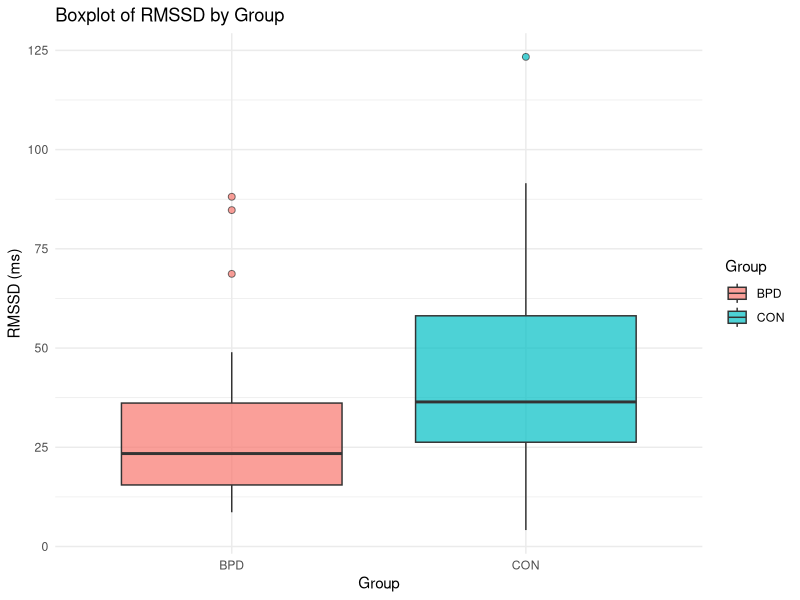
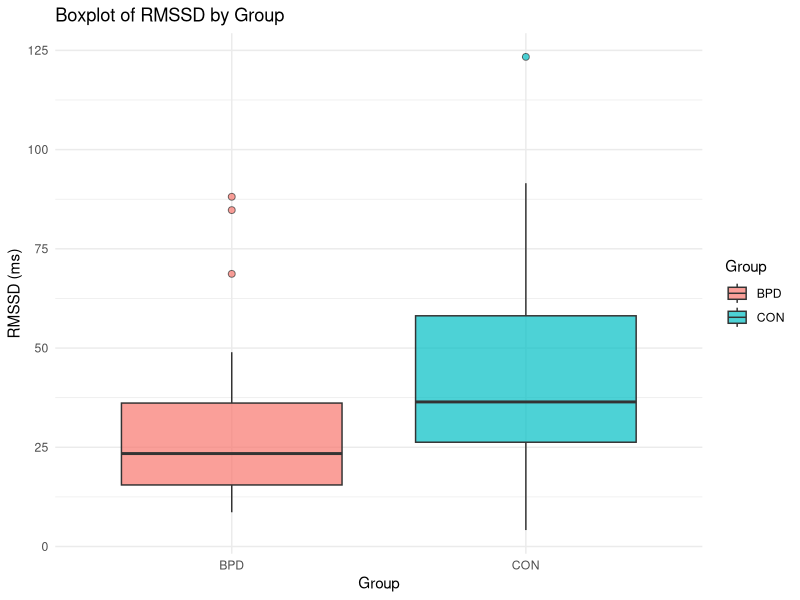

Reproduce these figures in R, in order.
## ---- chunk 1

# Install necessary libraries
# Comment lines if packages are already installed, please
#install.packages("readxl") # read the excel file
#install.packages("dplyr") # manipulate data frames
#install.packages("ggplot2") # for visualization

# load necessary libraries
library (readxl)
library(dplyr)
library(ggplot2)

# load dataset
hrv <- read_excel("../Python_project/results/HRV_results.xlsx")

## ---- chunk 2

# Suppress the empty line
hrv <- hrv %>%
  filter(!is.na(ID)) # Remove rows where ID is NA

# Suppress the dobble in hrv dataset (same ID and same group)
hrv <- hrv %>% distinct(ID, Group, .keep_all = TRUE)

head(hrv)
## ---- chunk 3
hrv %>%
  group_by(Group) %>%
  summarise(
    mean_RMSSD = mean(HRV_RMSSD, na.rm = TRUE),
    sd_RMSSD = sd(HRV_RMSSD, na.rm = TRUE),
    median_RMSSD = median(HRV_RMSSD, na.rm = TRUE),
    IQR_RMSSD = IQR(HRV_RMSSD, na.rm = TRUE),
    n = n()
  )

## ---- chunk 4

# Boxplot HRV (RMSSD) by Group
ggplot(hrv, aes (x= Group, y= HRV_RMSSD, fill = Group)) +
  geom_boxplot(outlier.shape = 21, outlier.size = 2, alpha = 0.7) +
  labs(title = "Boxplot of RMSSD by Group",
       x = "Group",
       y = "RMSSD (ms)",
       color = "Group"
       )+
  theme_minimal()

ggsave("results/boxplot_RMSSD_by_Group.png", width = 6, height = 4, dpi = 300)
## ---- chunk 5
# Normality test for RMSSD in each group
# Shapiro-Wilk test per group

shapiro_BPD<-shapiro.test(hrv$HRV_RMSSD[hrv$Group == "BPD"])
shapiro_CON<-shapiro.test(hrv$HRV_RMSSD[hrv$Group == "CON"])

if (shapiro_BPD$p.value > 0.05 & shapiro_CON$p.value > 0.05) {
  print("Both groups are normally distributed. I will use a Parametric test: t-test")
  t.test(HRV_RMSSD ~ Group, data = hrv)
} else {
  print("At least one group is not normally distributed. I will use a Non-parametric test: Wilcoxon test")
  wilcox.test(HRV_RMSSD ~ Group, data = hrv)
}
## ---- chunk 6
results <-wilcox.test(HRV_RMSSD ~ Group, data = hrv)
print(results)

## ---- chunk 7

# Rank-biserial correlation r (effect size for Mann-Whitney)
# Interpretation: |r| < 0.3 = small, 0.3–0.5 = moderate, > 0.5 = large
n_BPD <- sum(hrv$Group == "BPD")
n_CON <- sum(hrv$Group == "CON")
r <- (results$statistic - (n_BPD * n_CON / 2)) / (n_BPD * n_CON / 2)
print(paste("Rank-biserial r =", round(r, 3)))

## ---- chunk 8

if (results$p.value < 0.05) {
  print(paste0(
    "The difference in resting-state RMSSD between BPD and CON groups is statistically significant ",
    "(W = ", results$statistic, ", p = ", round(results$p.value, 3), ")."
  ))
} else {
  print(paste0(
    "The difference in resting-state RMSSD between BPD and CON groups is not statistically significant ",
    "(W = ", results$statistic, ", p = ", round(results$p.value, 3), ")."
  ))
}
